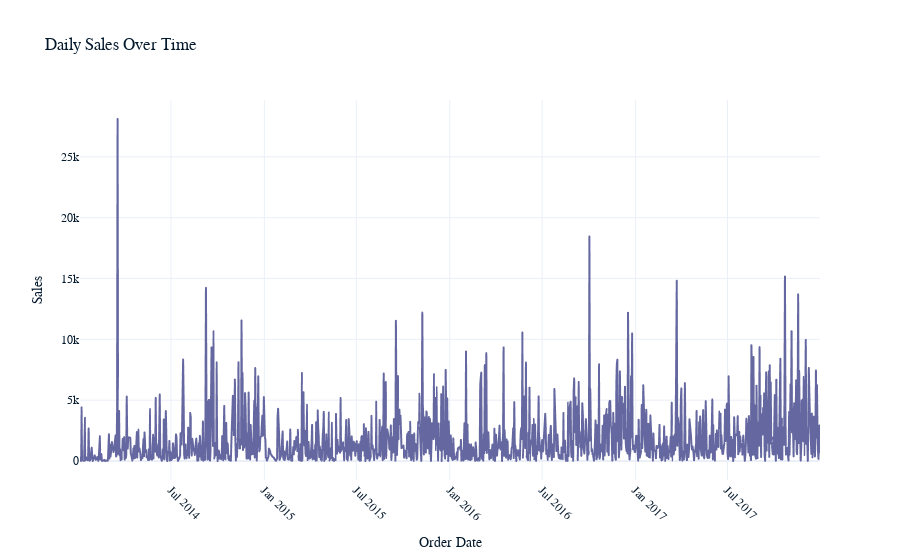

Source (notebook cell):
### Code cell
import plotly.express as px

# Create the plotly figure
fig = px.line(daily_sales, x='Order Date', y='Sales', title='Daily Sales Over Time', labels={'Order Date': 'Order Date', 'Sales': 'Sales'})

# Update layout for better readability
fig.update_layout(xaxis_title='Order Date', yaxis_title='Sales', xaxis=dict(tickangle=45))

# Display the plot
fig.show()

### Figure 1 — Plotly figure (JSON) as saved in the notebook; plotly's stock layout.template omitted (floating-point values rounded to 4 significant figures; data arrays with more than 128 entries replaced by an {"elided": "..."} marker saying what was removed)
{"data": [{"hovertemplate": "Order Date=%{x}<br>Sales=%{y}<extra></extra>", "legendgroup": "", "line": {"color": "#6568a0", "dash": "solid"}, "marker": {"symbol": "circle"}, "mode": "lines", "name": "", "showlegend": false, "x": {"elided": "1237 str values"}, "xaxis": "x", "y": {"elided": "1237 float values"}, "yaxis": "y", "type": "scattergl"}], "layout": {"xaxis": {"anchor": "y", "domain": [0, 1], "title": {"text": "Order Date"}, "tickangle": 45}, "yaxis": {"anchor": "x", "domain": [0, 1], "title": {"text": "Sales"}}, "legend": {"tracegroupgap": 0}, "title": {"text": "Daily Sales Over Time"}}}
